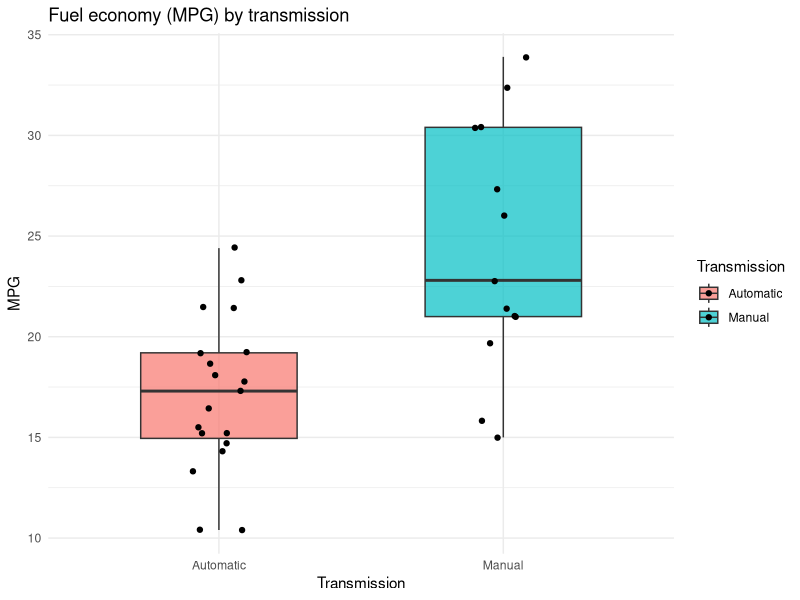
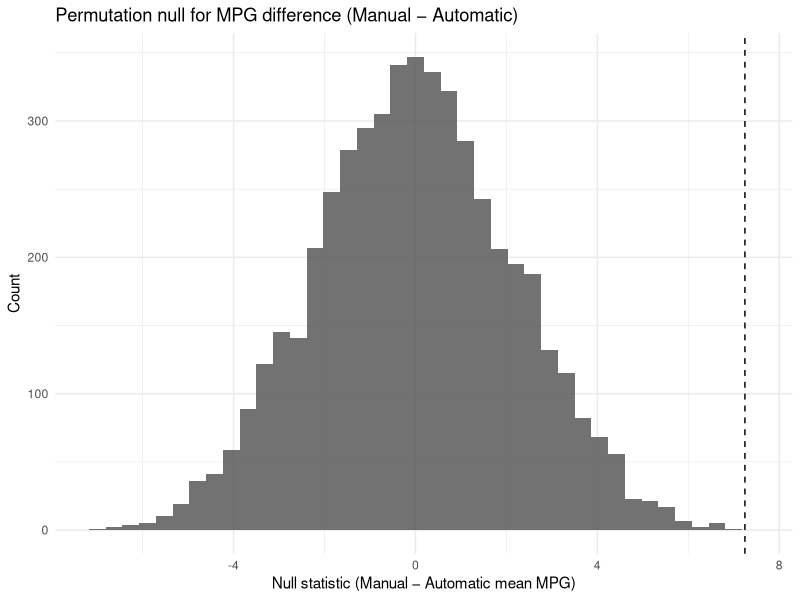

Source code (R) for these figures, in order:
## ---- chunk 1
#| label: setup
#| code-fold: true
set.seed(47)
library(tidyverse)
library(purrr)
## ---- chunk 2
cars <- as_tibble(mtcars, rownames = "model") |>
  mutate(am = factor(am, c(0,1), labels = c("Automatic", "Manual")))
cars |>
  head(n=5)
## ---- chunk 3
#| label: fig-mtcars-mpg-transmission
#| fig-alt: "Boxplot comparing miles per gallon (y-axis) for cars with automatic versus manual transmissions (x-axis) in the mtcars dataset. Manual cars show a higher median MPG and a wider spread of values, while automatic cars cluster lower with less variation. Individual data points are jittered over each box."

ggplot(cars, aes(x = am, y = mpg, fill = am)) +
  geom_boxplot(width = 0.55, alpha = 0.7, outlier.shape = NA) +
  geom_jitter(width = 0.1) +
  labs(
    title = "Fuel economy (MPG) by transmission",
    x = "Transmission", y = "MPG", fill = "Transmission"
    ) +
  theme_minimal()

## ---- chunk 4
cars |>
  group_by(am) |>
  summarise(
    n = n(),
    mean_mpg = mean(mpg),
    median_mpg = median(mpg)
  )

## ---- chunk 5
mean_diff <- function(data){
  manual_mpg <- mean(data$mpg[data$am == "Manual"])
  auto_mpg   <- mean(data$mpg[data$am == "Automatic"])
  return(manual_mpg - auto_mpg)
}

perm_once <- function(data){
  data_perm <- data
  data_perm$am <- sample(data_perm$am)
  mean_diff(data_perm)
}

## ---- chunk 6
obs <- mean_diff(cars)
obs
## ---- chunk 7
B <- 5000
null_vals <- map_dbl(1:B, function(i) perm_once(cars))
p_value <- mean(null_vals >= obs)
p_value_formatted <- format(p_value, scientific = FALSE, digits = 4)

tibble(
  observed_diff = obs,
  p_value_one_sided = p_value_formatted,
  permutations = B
)
## ---- chunk 8
#| label: fig-mtcars-permutation-null
#| fig-alt: "Histogram showing the permutation-based null distribution of the difference in mean MPG between manual and automatic cars, where the x-axis is the null statistic (manual - automatic mean MPG) and the y-axis is the count. The distribution is centered near zero with a wide spread from about negative six to positive six. A dashed vertical line marks the observed difference, which lies far to the right of most simulated values."

tibble(null = null_vals) |>
  ggplot(aes(x = null)) +
  geom_histogram(bins = 40, alpha = 0.85) +
  geom_vline(xintercept = obs, linetype = "dashed") +
  labs(
    title = "Permutation null for MPG difference (Manual − Automatic)",
    x = "Null statistic (Manual − Automatic mean MPG)",
    y = "Count"
  ) +
  theme_minimal()
